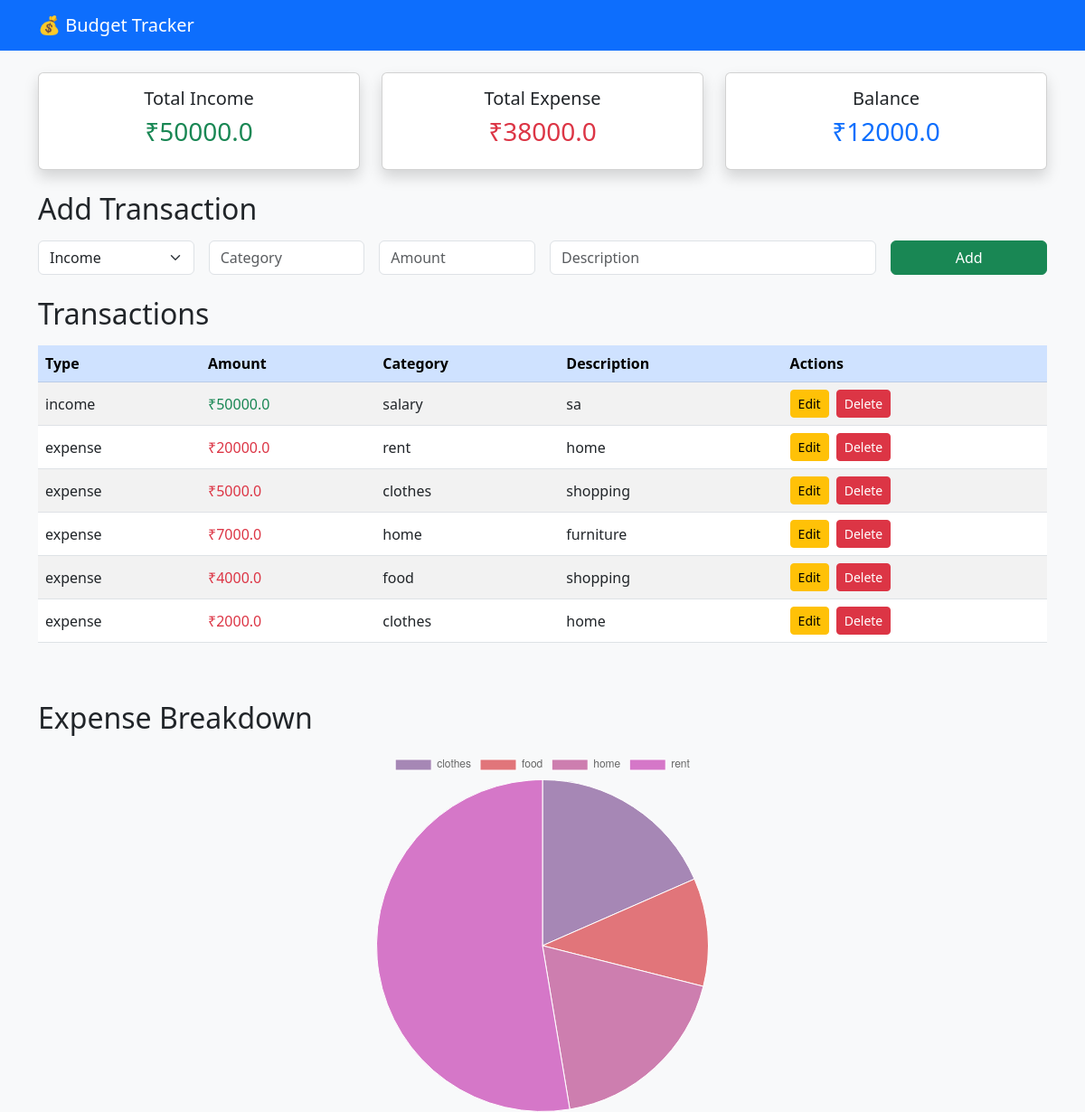
The page / on the database its author committed.
### tables this page shows
CREATE TABLE transactions (
            id INTEGER PRIMARY KEY AUTOINCREMENT,
            type TEXT,
            amount REAL,
            category TEXT,
            description TEXT
        );

### app.py (the view)
@app.route('/')
def home():
    conn = sqlite3.connect('budget.db')
    c = conn.cursor()
    c.execute("SELECT id, type, amount, category, description FROM transactions")
    transactions = [
        dict(id=row[0], type=row[1], amount=row[2], category=row[3], description=row[4])
        for row in c.fetchall()
    ]
    c.execute("SELECT SUM(amount) FROM transactions WHERE type='income'")
    total_income = c.fetchone()[0] or 0
    c.execute("SELECT SUM(amount) FROM transactions WHERE type='expense'")
    total_expense = c.fetchone()[0] or 0
    c.execute("SELECT category, SUM(amount) FROM transactions WHERE type='expense' GROUP BY category")
    expense_data = c.fetchall()
    expense_categories = [row[0] for row in expense_data]
    expense_amounts = [row[1] for row in expense_data]
    colors = generate_colors(len(expense_categories))
    conn.close()
    balance = total_income - total_expense
    return render_template('index.html',
                           transactions=transactions,
                           total_income=total_income,
                           total_expense=total_expense,
                           balance=balance,
                           expense_categories=expense_categories,
                           expense_amounts=expense_amounts,
                           colors=colors)

### app.py (called while the page is built)
def generate_colors(n):
    return [f"rgba({random.randint(50, 255)}, {random.randint(50, 255)}, {random.randint(50, 255)}, 0.7)" for _ in range(n)]

### templates/index.html (shortened to what this page needs)
<!DOCTYPE html>
<html>
<head>
    <link href="https://cdn.jsdelivr.net/npm/bootstrap@5.3.0/dist/css/bootstrap.min.css" rel="stylesheet">
</head>
<body class="bg-light text-dark">
    <nav class="navbar navbar-expand-lg navbar-dark bg-primary mb-4">
        <div class="container">
            <a class="navbar-brand" href="/">💰 Budget Tracker</a>
        </div>
    </nav>
    <div class="container">
        <div class="row text-center mb-4">
            <div class="col-md-4">
                <div class="card shadow">
                    <div class="card-body">
                        <h5>Total Income</h5>
                        <h3 class="text-success">₹{{ total_income }}</h3>
                    </div>
                </div>
            </div>
            <div class="col-md-4">
                <div class="card shadow">
                    <div class="card-body">
                        <h5>Total Expense</h5>
                        <h3 class="text-danger">₹{{ total_expense }}</h3>
                    </div>
                </div>
            </div>
            <div class="col-md-4">
                <div class="card shadow">
                    <div class="card-body">
                        <h5>Balance</h5>
                        <h3 class="text-primary">₹{{ balance }}</h3>
                    </div>
                </div>
            </div>
        </div>
        <h2 class="mb-3">Add Transaction</h2>
        <form action="/add" method="POST" class="mb-4">
            <div class="row g-3">
                <div class="col-md-2">
                    <select class="form-select" name="type">
                        <option value="income">Income</option>
                    </select>
                </div>
                <div class="col-md-2">
                    <input class="form-control" type="text" name="category" placeholder="Category" required>
                </div>
                <div class="col-md-2">
                    <input class="form-control" type="number" name="amount" placeholder="Amount" required>
                </div>
                <div class="col-md-4">
                    <input class="form-control" type="text" name="description" placeholder="Description" required>
                </div>
                <div class="col-md-2">
                    <button class="btn btn-success w-100" type="submit">Add</button>
                </div>
            </div>
        </form>
        <h2 class="mb-3">Transactions</h2>
        <div class="table-responsive mb-5">
            <table class="table table-striped table-hover align-middle">
                <thead class="table-primary">
                    <tr>
                        <th>Type</th>
                        <th>Amount</th>
                        <th>Category</th>
                        <th>Description</th>
                        <th>Actions</th>
                    </tr>
                </thead>
                <tbody>
                    {% for t in transactions %}
                    <tr>
                        <td>{{ t['type'] }}</td>
                        <td class="{{ 'text-danger' if t['type'] == 'expense' else 'text-success' }}">₹{{ t['amount'] }}</td>
                        <td>{{ t['category'] }}</td>
                        <td>{{ t['description'] }}</td>
                        <td>
                            <div class="d-flex gap-2">
                                <form action="{{ url_for('edit_form', id=t['id']) }}" method="get">
                                    <button type="submit" class="btn btn-sm btn-warning">Edit</button>
                                </form>
                                <form action="{{ url_for('delete', id=t['id']) }}" method="post" onsubmit="return confirm('Delete this transaction?');">
                                    <button type="submit" class="btn btn-sm btn-danger">Delete</button>
                                </form>
                            </div>
                        </td>
                    </tr>
                    {% else %}
                    <tr>
                        <td colspan="5" class="text-center text-muted">No transactions yet.</td>
                    </tr>
                    {% endfor %}
                </tbody>
            </table>
        </div>
        <h2 class="mb-3">Expense Breakdown</h2>
        <div style="max-width: 400px; margin: auto;">
            <canvas id="expenseChart"></canvas>
        </div>
    </div>
    <script>
        const ctx = document.getElementById('expenseChart').getContext('2d');
        const data = {
            labels: {{ expense_categories | safe }},
            datasets: [{
                label: 'Expenses',
                data: {{ expense_amounts | safe }},
                backgroundColor: {{ colors | safe }},
                borderWidth: 1
            }]
        };
        new Chart(ctx, {
            type: 'pie',
            data: data
        });
    </script>
</body>
</html>

### rows shown on the page
transactions: type "income", amount "50000.0", category "salary", description "sa"
transactions: type "expense", amount "20000.0", category "rent", description "home"
transactions: type "expense", amount "5000.0", category "clothes", description "shopping"
transactions: type "expense", amount "7000.0", category "home", description "furniture"
transactions: type "expense", amount "4000.0", category "food", description "shopping"
transactions: type "expense", amount "2000.0", category "clothes", description "home"

### other values the page prints
{{ total_income }} "50000.0"
{{ total_expense }} "38000.0"
{{ balance }} "12000.0"
chart data {{ expense_categories | safe }} ['clothes', 'food', 'home', 'rent']
chart data {{ expense_amounts | safe }} [7000.0, 4000.0, 7000.0, 20000.0]
